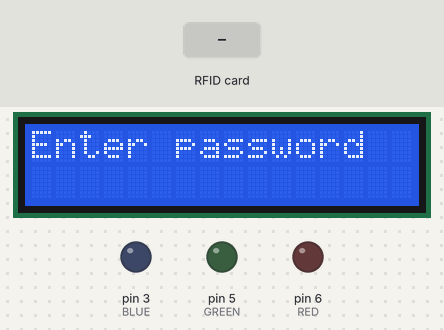
A sketch run on a simulated Arduino Mega 2560, built with avr-gcc and run on an emulated ATmega2560. Shown: 16×2 character LCD, output pins drawn as LEDs (lit = HIGH). Dashed ring = blinking. Inputs (shaded band) come from the test bench. Pins used as bus, display or sensor lines are not drawn; what the sketch prints to the serial monitor is not drawn.

Above: at 1.3 s.
1.4 s: RFID card 13 D4 16 07 held to the reader
At 3.1 s:
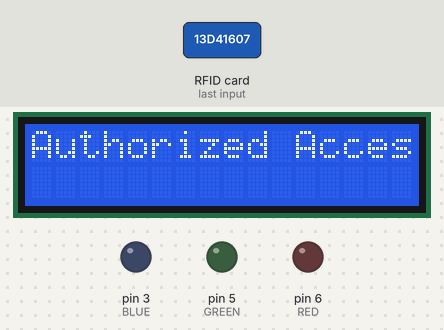
3.5 s: RFID card DE AD BE EF held to the reader
At 4.9 s:
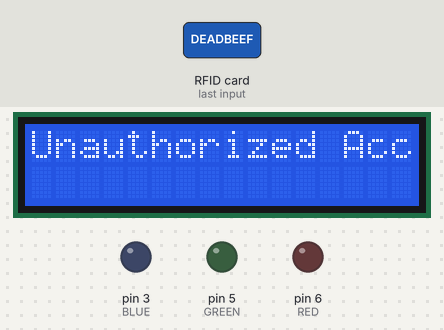
5.7 s: RFID card 13 D4 16 07 held to the reader
At 6.27 s:
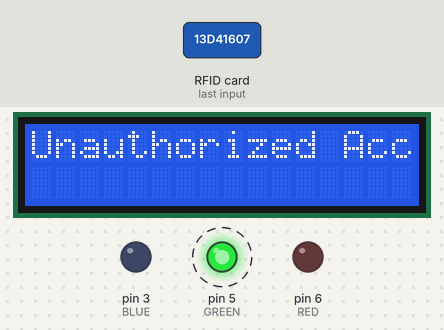
Timing chart, 0 to 8.7 s (numbered marks = the images above; inputs shaded):
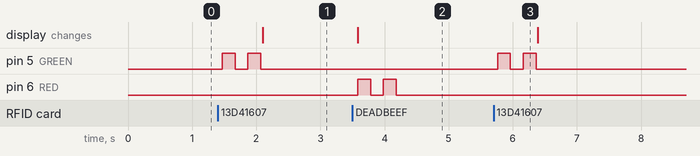

The sketch:

RFD_LED_LCD_thermometer.ino
```cpp
//www.elegoo.com
//2018.10.24
#include <SPI.h>
#include <MFRC522.h>

#define RST_PIN   4     // Configurable, see typical pin layout above
#define SS_PIN    53   //

MFRC522 mfrc522(SS_PIN, RST_PIN);   // Create MFRC522 instance

/* Set your new UID here! */
#define NEW_UID {0xDE, 0xAD, 0xBE, 0xEF}

MFRC522::MIFARE_Key key;

// include the library code:
#include <LiquidCrystal.h>

// initialize the library with the numbers of the interface pins
LiquidCrystal lcd(7, 8, 9, 10, 11, 12);

#define BLUE 3
#define GREEN 5
#define RED 6

void setup()
{
  pinMode(RED, OUTPUT);
  pinMode(GREEN, OUTPUT);
  pinMode(BLUE, OUTPUT);
  digitalWrite(RED, LOW);
  digitalWrite(GREEN, LOW);
  digitalWrite(BLUE, LOW);
  Serial.begin(9600);
  while (!Serial);     // Do nothing if no serial port is opened (added for Arduinos based on ATMEGA32U4)
  SPI.begin();         // Init SPI bus
  mfrc522.PCD_Init();

  for (byte i = 0; i < 6; i++) {
    key.keyByte[i] = 0xFF;
  }


  lcd.begin(16, 2);
  // Print a message to the LCD.
  //lcd.print("Hello, World!");
   lcd.print("Enter password");
}

void loop()
{
  if ( ! mfrc522.PICC_IsNewCardPresent() || ! mfrc522.PICC_ReadCardSerial() ) {
    delay(50);
    return;
  }

Serial.print(F("Card UID:"));
String content= "";
  byte letter;
  for (byte i = 0; i < mfrc522.uid.size; i++)
  {
     Serial.print(mfrc522.uid.uidByte[i] < 0x10 ? " 0" : " ");
     Serial.print(mfrc522.uid.uidByte[i], HEX);
     content.concat(String(mfrc522.uid.uidByte[i] < 0x10 ? " 0" : " "));
     content.concat(String(mfrc522.uid.uidByte[i], HEX));
  }
  Serial.println();
  Serial.print("Message : ");
  content.toUpperCase();


    //0C 2D EC 37  blue kechain

        if (content.substring(1) == "13 D4 16 07"){
          digitalWrite(RED, LOW);
          digitalWrite(GREEN, 255);
          analogWrite(BLUE, LOW);
          delay(200);
          digitalWrite(GREEN, 0);
          delay(200);
          digitalWrite(GREEN, 255);
          delay(200);
          digitalWrite(GREEN, 0);

          String msg= "Authorized Access";
          lcd.setCursor(0, 0);
          lcd.print(msg);
        }
        else{
         String msg= "Unauthorized Access";
          lcd.setCursor(0, 0);
          lcd.print(msg);
        digitalWrite(GREEN, LOW);
        digitalWrite(BLUE, LOW);
        analogWrite(RED, 255);
        delay(200);
          digitalWrite(RED, 0);
          delay(200);
          digitalWrite(RED, 255);
          delay(200);
          digitalWrite(RED, 0);
        }


//  delay(1000);
}
```

Measured:
- after the input at 1.4 s, pin 5 (GREEN): alternates HIGH for 0.20 s and LOW for 0.20 s, 4 changes in all, then stays LOW, starting after 0.07 s; the display: changes after 0.70 s (image 1)
- after the input at 3.5 s, pin 6 (RED): alternates HIGH for 0.20 s and LOW for 0.20 s, 4 changes in all, then stays LOW, starting after 0.08 s; the display: changes after 0.08 s (image 2)
- after the input at 5.7 s, pin 5 (GREEN): alternates HIGH for 0.20 s and LOW for 0.20 s, 4 changes in all, then stays LOW, starting after 0.06 s
